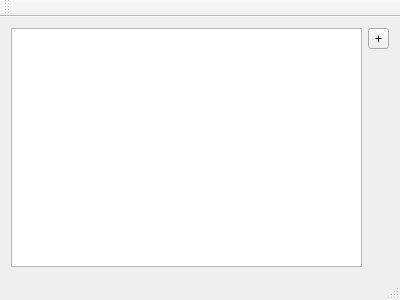
<?xml version="1.0" encoding="UTF-8"?>
<ui version="4.0">
 <class>MainWindow</class>
 <widget class="QMainWindow" name="MainWindow">
  <property name="geometry">
   <rect>
    <x>0</x>
    <y>0</y>
    <width>400</width>
    <height>300</height>
   </rect>
  </property>
  <property name="windowTitle">
   <string>MainWindow</string>
  </property>
  <widget class="QWidget" name="centralWidget">
   <layout class="QGridLayout" name="gridLayout">
    <item row="0" column="0" rowspan="2">
     <widget class="QTreeView" name="treeView_projects">
      <property name="alternatingRowColors">
       <bool>false</bool>
      </property>
     </widget>
    </item>
    <item row="0" column="1">
     <widget class="QToolButton" name="toolButton_addProject">
      <property name="text">
       <string>+</string>
      </property>
     </widget>
    </item>
    <item row="1" column="1">
     <spacer name="verticalSpacer">
      <property name="orientation">
       <enum>Qt::Vertical</enum>
      </property>
      <property name="sizeHint" stdset="0">
       <size>
        <width>20</width>
        <height>40</height>
       </size>
      </property>
     </spacer>
    </item>
   </layout>
  </widget>
  <widget class="QMenuBar" name="menuBar">
   <property name="geometry">
    <rect>
     <x>0</x>
     <y>0</y>
     <width>400</width>
     <height>21</height>
    </rect>
   </property>
  </widget>
  <widget class="QToolBar" name="mainToolBar">
   <attribute name="toolBarArea">
    <enum>TopToolBarArea</enum>
   </attribute>
   <attribute name="toolBarBreak">
    <bool>false</bool>
   </attribute>
  </widget>
  <widget class="QStatusBar" name="statusBar"/>
 </widget>
 <layoutdefault spacing="6" margin="11"/>
 <resources/>
 <connections/>
</ui>
